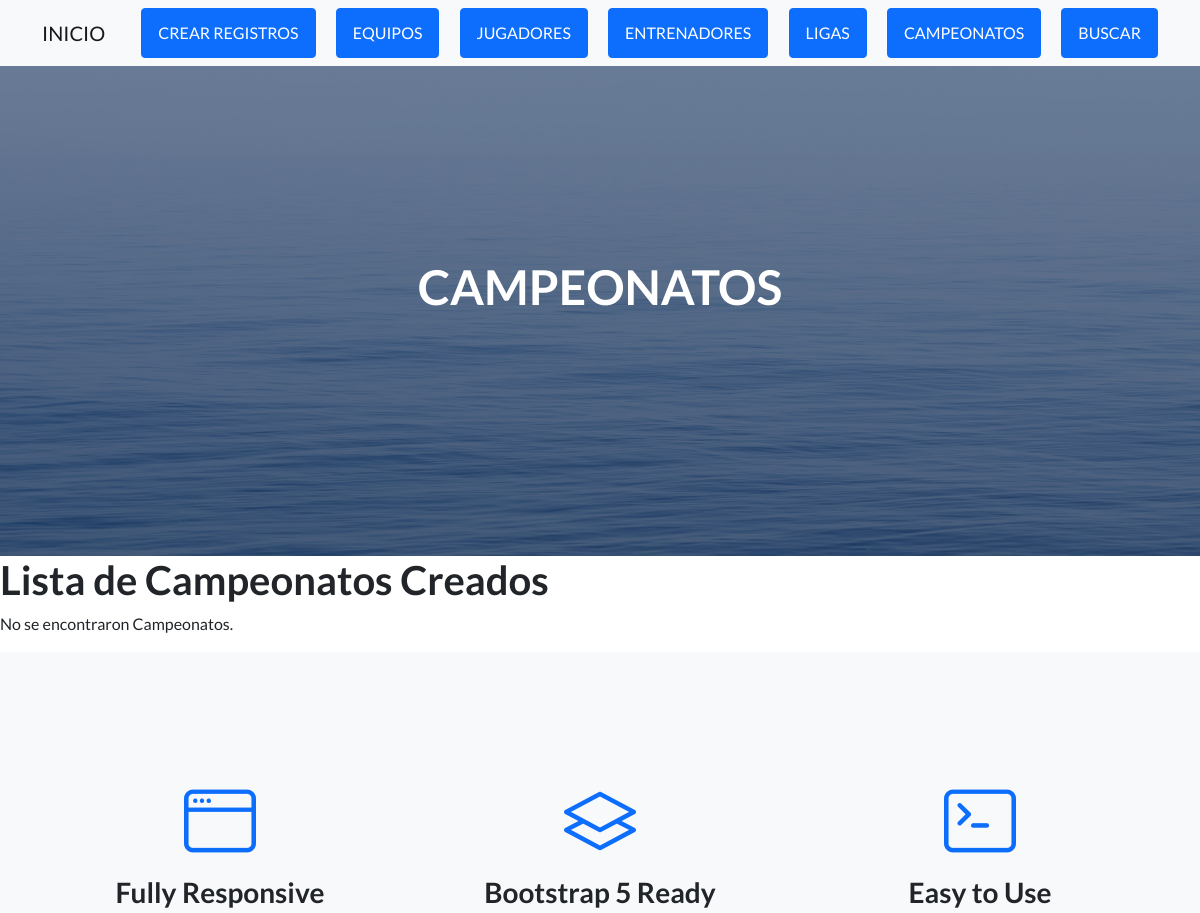
The page /AppFulvito/campeonatos/ (upper part) on the database as committed earlier.
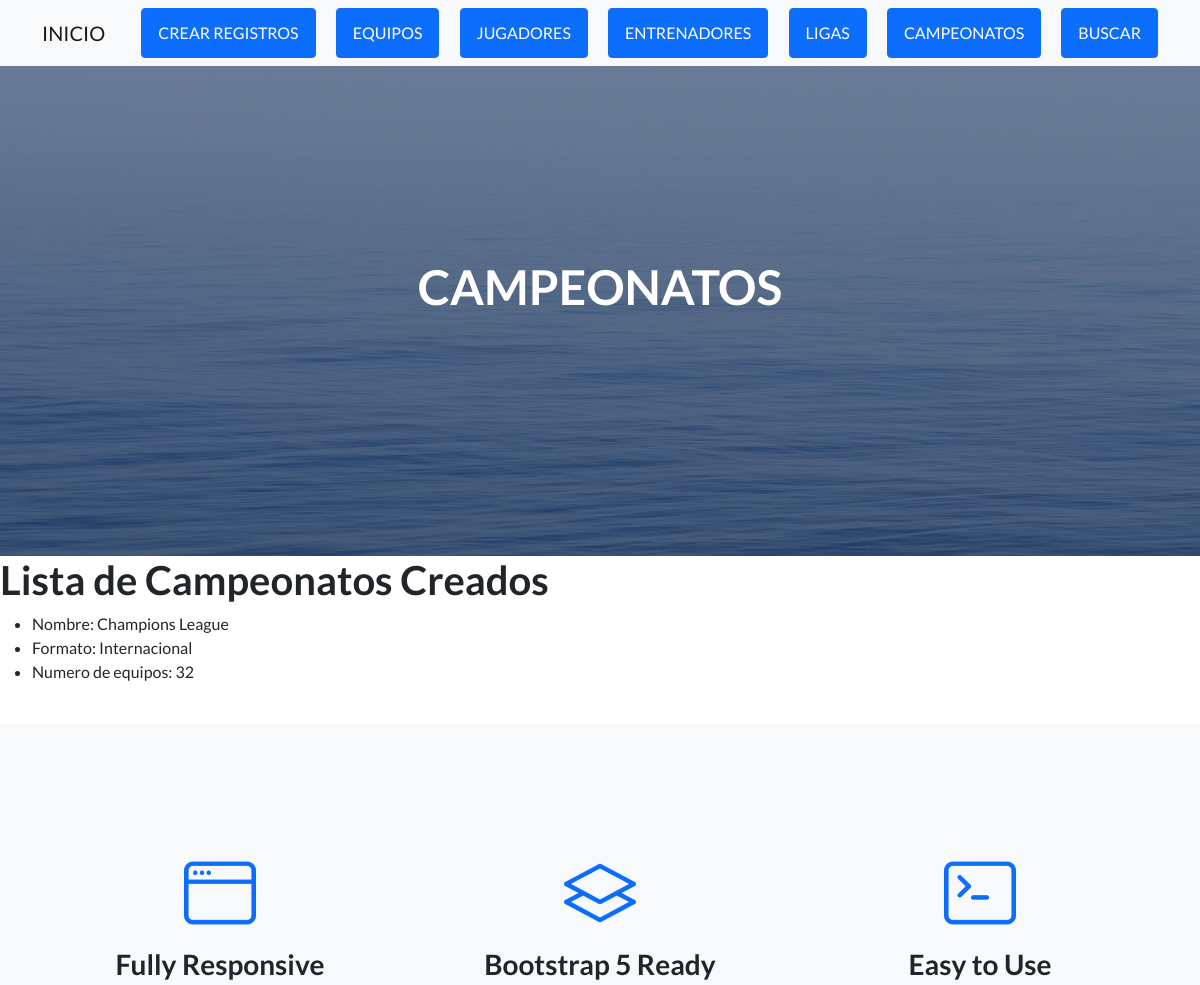
The same page on the database as committed later.
### AppFulvito/models.py (models this page shows, shortened)
class Campeonato(models.Model):
    nombre=models.CharField(max_length=50)
    nro_equipos=models.IntegerField()
    formato=models.CharField(max_length=20)

### AppFulvito/views.py (the view)
# urls.py: path("campeonatos/", campeonatos, name="campeonatos"),
def campeonatos(request):
    campeonatos=Campeonato.objects.all()
    return render(request, "AppFulvito/campeonatos.html", {'campeonatos':campeonatos})

### AppFulvito/Templates/AppFulvito/campeonatos.html
{% extends "AppFulvito/padre.html" %}
{% load static %}
{% block Titulo %} CAMPEONATOS {% endblock %}
{% block contenidoQueCambia %}
<h1> Lista de Campeonatos Creados </h1>
{% if campeonatos %}
<ul>
    {% for campeonato in campeonatos %}
        <li>Nombre: {{campeonato.nombre}}</li>
        <li>Formato: {{campeonato.formato}}</li>
        <li>Numero de equipos: {{campeonato.nro_equipos}}</li>
        <br>
    {% endfor %}
</ul>
{% else %}
<p>No se encontraron Campeonatos.</p>
{% endif %}
{% endblock %}

Rows that differ between the two databases and show on the page:
added Campeonato: nombre "Champions League", formato "Internacional", nro_equipos "32"
Other text that changed with them:
text no longer shown: "No se encontraron Campeonatos."
